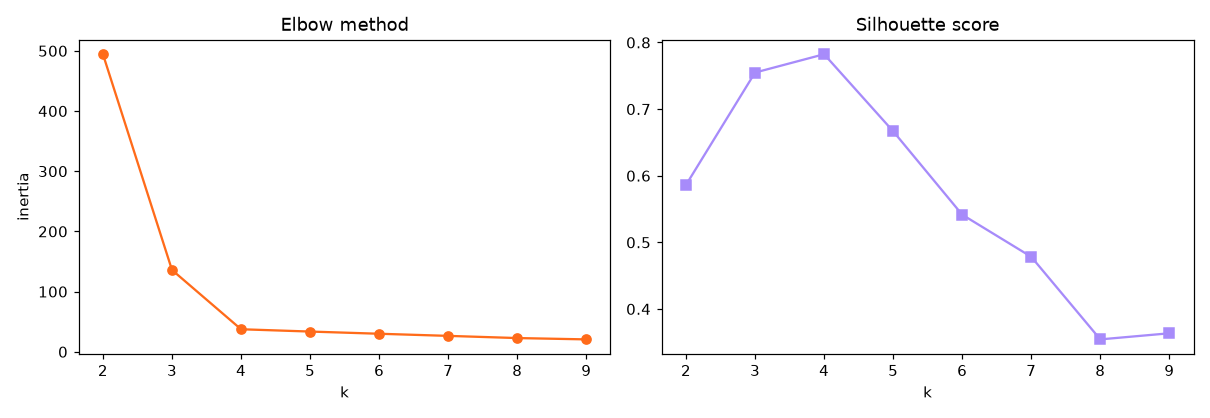

Python code for this plot:
"""Elbow (inertia) and silhouette analysis to choose k for K-means; saves a two-panel chart."""
import numpy as np
import matplotlib.pyplot as plt
from sklearn.datasets import make_blobs
from sklearn.cluster import KMeans
from sklearn.metrics import silhouette_score
from sklearn.preprocessing import StandardScaler

X, _ = make_blobs(n_samples=600, centers=4, cluster_std=1.1, random_state=7)
X = StandardScaler().fit_transform(X)
ks = range(2, 10)
inertia, sil = [], []
for k in ks:
    km = KMeans(n_clusters=k, n_init=10, random_state=0).fit(X)
    inertia.append(km.inertia_); sil.append(silhouette_score(X, km.labels_))
    print(f"k={k}: inertia={km.inertia_:7.1f}  silhouette={sil[-1]:.3f}")
print("best k by silhouette:", list(ks)[int(np.argmax(sil))])

fig, ax = plt.subplots(1, 2, figsize=(11, 3.8))
ax[0].plot(list(ks), inertia, "o-", color="#FF6B1A"); ax[0].set_title("Elbow method"); ax[0].set_xlabel("k"); ax[0].set_ylabel("inertia")
ax[1].plot(list(ks), sil, "s-", color="#A78BFA"); ax[1].set_title("Silhouette score"); ax[1].set_xlabel("k")
fig.tight_layout(); fig.savefig("session-06_choose_k.png", dpi=110); plt.show()
